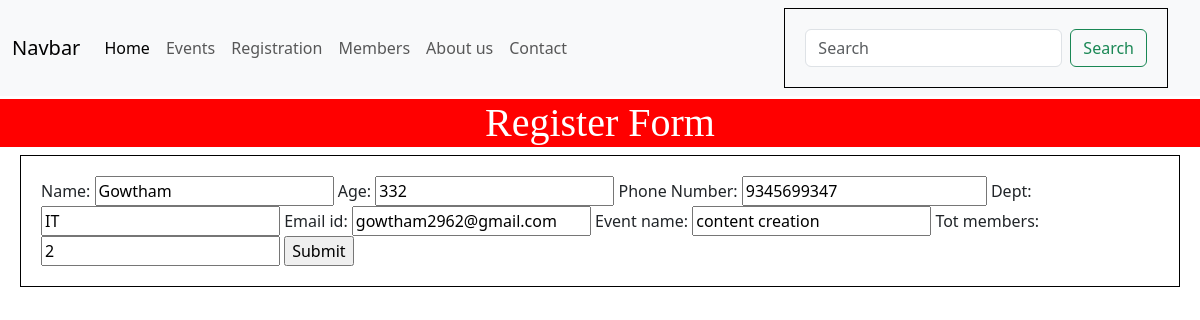
The page /table/update/39/ on the database its author committed.
### app/models.py (models this page shows, shortened)
class product(models.Model):
    name=models.CharField(max_length=100,null=True)
    age=models.IntegerField(null=True)
    phone_Number=models.BigIntegerField(null=True)
    dept=models.CharField(max_length=100,null=True)
    Email_id=models.CharField(max_length=100,null=True)
    Event_name=models.CharField(max_length=100,null=True)
    tot_members=models.IntegerField(null=True)

### app/views.py (the view)
# urls.py: path("table/update/<int:id>/",views.updateuser,name="tableupdate")
def updateuser(req,id):
    userr=product.objects.get(id=id)
    context={
    "val":product_form(instance=userr)
    }
    if req.method=="POST":
        prod=product_form(req.POST,instance=userr)
        if prod.is_valid():
            prod.save()
            return redirect("/table")
    return render(req,'register.html',context)

### app/forms.py
class product_form(ModelForm):
    class Meta:
        model=product
        fields="__all__"

### app/Templates/register.html (shortened to what this page needs)
{% extends "base.html" %}
{% block content %}
<h1>Register Form</h1>
<form action="" method="POST" style="display: block;">
    {{val}}
    <input type="submit" value="Submit"/>
</form>
{% endblock %}

### app/Templates/register.html (style rules this page uses)
h1 { background-color: red; text-align: center; font-family: Georgia, 'Times New Roman', Times, serif; color: white; margin-top: 0.25%; }
form { display: inline; margin:0 20px; border:1px solid black; padding: 20px; }

### rows shown on the page
product: name "Gowtham", age "332", phone_Number "9345699347", dept "IT", Email_id "gowtham2962@gmail.com", Event_name "content creation", tot_members "2"
